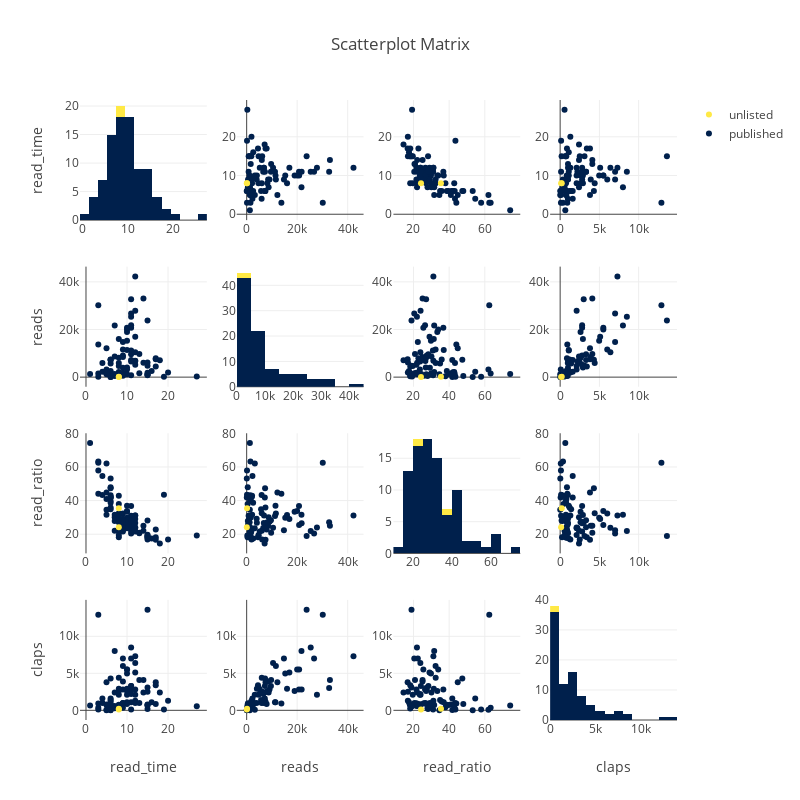

This figure's notebook cell:
### Markdown cell above
# Scatterplot Matrix

### Code cell
figure = ff.create_scatterplotmatrix(stat_df[['read_time', 'reads', 'read_ratio', 'claps', 'type']],
                                     index = 'type', colormap='Cividis', colormap_type='cat',
                                     title='Scatterplot Matrix',
                                     diag='histogram', width=800, height=800)
iplot(figure)
